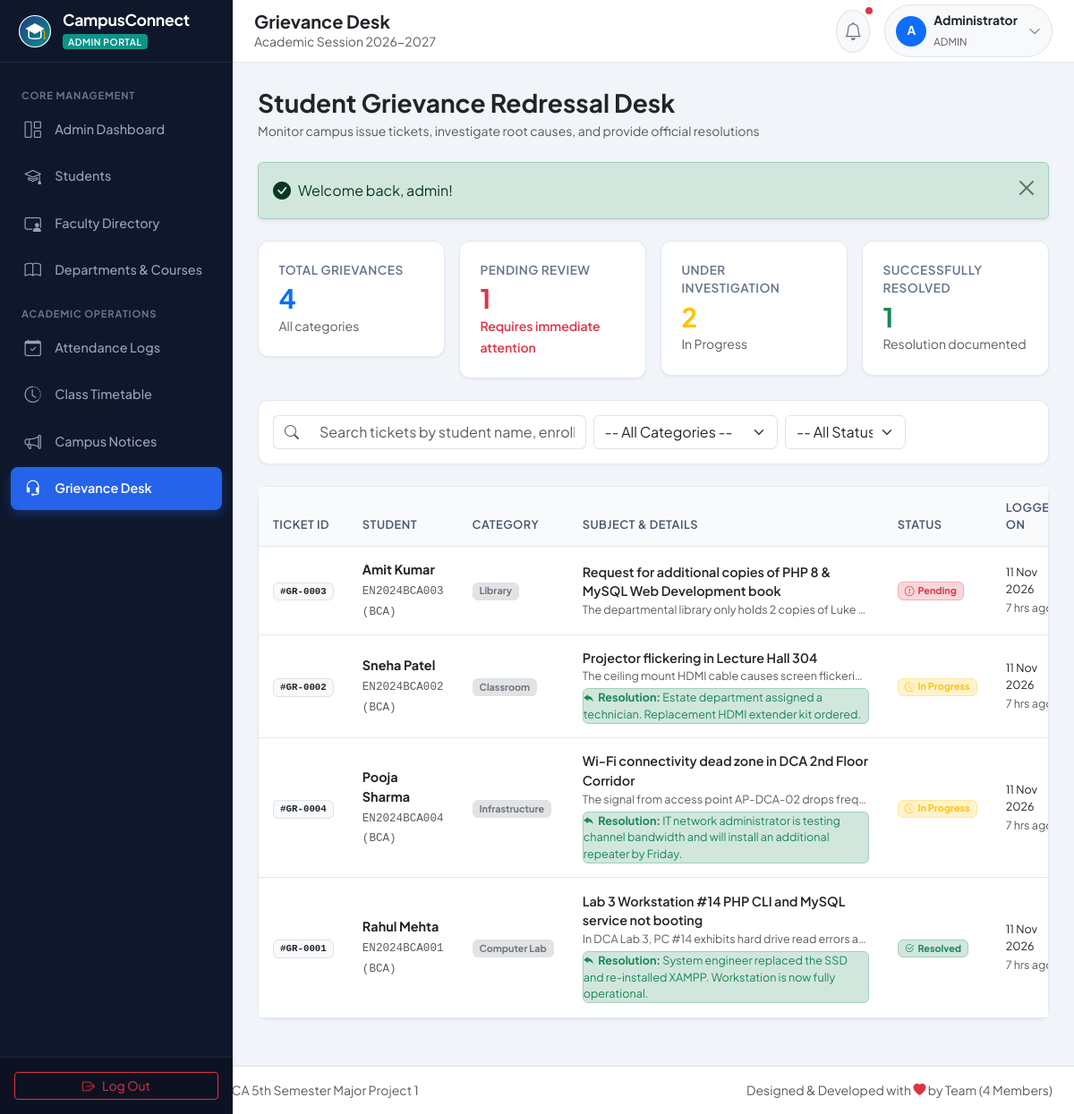
/admin/complaints.php (signed in), run on the app's committed database.
### tables this page shows
CREATE TABLE `complaints` (
  `id` INT AUTO_INCREMENT PRIMARY KEY,
  `student_id` INT NOT NULL,
  `category` ENUM('Infrastructure', 'Classroom', 'Faculty', 'Library', 'Computer Lab', 'Other') NOT NULL,
  `subject` VARCHAR(150) NOT NULL,
  `description` TEXT NOT NULL,
  `status` ENUM('Pending', 'In Progress', 'Resolved') NOT NULL DEFAULT 'Pending',
  `admin_remarks` TEXT NULL,
  `created_at` TIMESTAMP NOT NULL DEFAULT CURRENT_TIMESTAMP,
  `updated_at` TIMESTAMP NOT NULL DEFAULT CURRENT_TIMESTAMP ON UPDATE CURRENT_TIMESTAMP,
  CONSTRAINT `fk_complaint_student` FOREIGN KEY (`student_id`) REFERENCES `students` (`id`) ON DELETE CASCADE,
  INDEX `idx_complaint_status` (`status`),
  INDEX `idx_complaint_cat` (`category`)
);

CREATE TABLE `students` (
  `id` INT AUTO_INCREMENT PRIMARY KEY,
  `user_id` INT NOT NULL UNIQUE,
  `enrollment_no` VARCHAR(40) NOT NULL UNIQUE,
  `first_name` VARCHAR(60) NOT NULL,
  `last_name` VARCHAR(60) NOT NULL,
  `email` VARCHAR(100) NOT NULL UNIQUE,
  `phone` VARCHAR(20) NULL,
  `gender` ENUM('Male', 'Female', 'Other') NOT NULL,
  `dob` DATE NULL,
  `course_id` INT NOT NULL,
  `current_semester` INT NOT NULL DEFAULT 1,
  `academic_year` VARCHAR(20) NOT NULL DEFAULT '2026-2027',
  `address` TEXT NULL,
  `profile_pic` VARCHAR(255) DEFAULT 'default_student.png',
  `created_at` TIMESTAMP NOT NULL DEFAULT CURRENT_TIMESTAMP,
  CONSTRAINT `fk_students_user` FOREIGN KEY (`user_id`) REFERENCES `users` (`id`) ON DELETE CASCADE,
  CONSTRAINT `fk_students_course` FOREIGN KEY (`course_id`) REFERENCES `courses` (`id`) ON DELETE RESTRICT,
  INDEX `idx_students_class` (`course_id`, `current_semester`)
);

CREATE TABLE `courses` (
  `id` INT AUTO_INCREMENT PRIMARY KEY,
  `dept_id` INT NOT NULL,
  `course_name` VARCHAR(120) NOT NULL,
  `course_code` VARCHAR(30) NOT NULL UNIQUE,
  `duration_years` INT NOT NULL DEFAULT 3,
  `total_semesters` INT NOT NULL DEFAULT 6,
  `created_at` TIMESTAMP NOT NULL DEFAULT CURRENT_TIMESTAMP,
  CONSTRAINT `fk_courses_dept` FOREIGN KEY (`dept_id`) REFERENCES `departments` (`id`) ON DELETE CASCADE
);

### admin/complaints.php (the view, shortened to what this page needs)
<?php
require_once __DIR__ . '/../includes/auth.php';
require_once __DIR__ . '/../includes/functions.php';
$query = "
    SELECT c.*, s.first_name, s.last_name, s.enrollment_no, s.email as student_email, s.phone as student_phone,
           cr.course_code
    FROM complaints c
    JOIN students s ON c.student_id = s.id
    JOIN courses cr ON s.course_id = cr.id
    WHERE 1=1
";
$params = [];
$query .= " ORDER BY FIELD(c.status, 'Pending', 'In Progress', 'Resolved'), c.created_at DESC";
$stmt = $pdo->prepare($query);
$stmt->execute($params);
$complaints = $stmt->fetchAll();
$totalComplaints = $pdo->query("SELECT COUNT(*) FROM complaints")->fetchColumn();
$pendingCount = $pdo->query("SELECT COUNT(*) FROM complaints WHERE status = 'Pending'")->fetchColumn();
$inProgressCount = $pdo->query("SELECT COUNT(*) FROM complaints WHERE status = 'In Progress'")->fetchColumn();
$resolvedCount = $pdo->query("SELECT COUNT(*) FROM complaints WHERE status = 'Resolved'")->fetchColumn();
require_once __DIR__ . '/../includes/header.php';
require_once __DIR__ . '/../includes/sidebar.php';
?>
<div class="main-wrapper">
    <div class="page-content">
        <div class="d-flex flex-column flex-md-row justify-content-between align-items-md-center gap-3 mb-4">
            <div>
                <h3 class="fw-bold text-dark mb-1">Student Grievance Redressal Desk</h3>
                <p class="text-muted small mb-0">Monitor campus issue tickets, investigate root causes, and provide official resolutions</p>
            </div>
        </div>
        <?php display_flash(); ?>
        <div class="row g-3 mb-4">
            <div class="col-md-3">
                <div class="stat-card">
                    <div class="stat-label">Total Grievances</div>
                    <div class="stat-value text-primary mt-1"><?= $totalComplaints ?></div>
                    <small class="text-muted">All categories</small>
                </div>
            </div>
            <div class="col-md-3">
                <div class="stat-card">
                    <div class="stat-label">Pending Review</div>
                    <div class="stat-value text-danger mt-1"><?= $pendingCount ?></div>
                    <small class="text-danger fw-semibold">Requires immediate attention</small>
                </div>
            </div>
            <div class="col-md-3">
                <div class="stat-card">
                    <div class="stat-label">Under Investigation</div>
                    <div class="stat-value text-warning mt-1"><?= $inProgressCount ?></div>
                    <small class="text-muted">In Progress</small>
                </div>
            </div>
            <div class="col-md-3">
                <div class="stat-card">
                    <div class="stat-label">Successfully Resolved</div>
                    <div class="stat-value text-success mt-1"><?= $resolvedCount ?></div>
                    <small class="text-muted">Resolution documented</small>
                </div>
            </div>
        </div>
        <div class="app-card p-3 mb-4">
            <form method="GET" action="complaints.php" class="row g-2 align-items-center">
                <div class="col-md-5">
                    <div class="input-group">
                        <span class="input-group-text bg-white border-end-0 text-muted"><i class="bi bi-search"></i></span>
                        <input type="text" class="form-control border-start-0" data-table-search="complaintsTable"
                               placeholder="Search tickets by student name, enrollment no, or subject...">
                    </div>
                </div>
                <div class="col-md-3">
                    <select name="category" class="form-select" onchange="this.form.submit()">
                        <option value="">-- All Categories --</option>
                    </select>
                </div>
                <div class="col-md-2">
                    <select name="status" class="form-select" onchange="this.form.submit()">
                        <option value="">-- All Statuses --</option>
                    </select>
                </div>
            </form>
        </div>
        <div class="app-card">
            <div class="table-responsive">
                <table class="table table-custom align-middle" id="complaintsTable">
                    <thead>
                        <tr>
                            <th>Ticket ID</th>
                            <th>Student</th>
                            <th>Category</th>
                            <th>Subject &amp; Details</th>
                            <th>Status</th>
                            <th>Logged On</th>
                        </tr>
                    </thead>
                    <tbody>
                        <?php if (empty($complaints)): ?>
                            <tr class="no-records-row">
                                <td colspan="7" class="text-center py-5 text-muted">
                                    <i class="bi bi-patch-check display-5 d-block mb-2 text-success opacity-50"></i>
                                    No student grievances matching the selected filter.
                                </td>
                            </tr>
                        <?php else: ?>
                            <?php foreach ($complaints as $c): ?>
                                <tr>
                                    <td>
                                        <span class="badge bg-light text-dark border font-monospace">
                                            #GR-<?= str_pad($c['id'], 4, '0', STR_PAD_LEFT) ?>
                                        </span>
                                    </td>
                                    <td>
                                        <div class="fw-bold text-dark"><?= e($c['first_name'] . ' ' . $c['last_name']) ?></div>
                                        <small class="text-muted font-monospace"><?= e($c['enrollment_no']) ?> (<?= e($c['course_code']) ?>)</small>
                                    </td>
                                    <td>
                                        <span class="badge bg-secondary-subtle text-secondary border">
                                            <?= e($c['category']) ?>
                                        </span>
                                    </td>
                                    <td>
                                        <div class="fw-semibold text-dark"><?= e($c['subject']) ?></div>
                                        <small class="text-muted d-block text-truncate" style="max-width: 320px;">
                                            <?= e($c['description']) ?>
                                        </small>
                                        <?php if (!empty($c['admin_remarks'])): ?>
                                            <div class="mt-1 small text-success bg-success-subtle p-1.5 rounded border border-success-subtle">
                                                <i class="bi bi-reply-fill me-1"></i><strong>Resolution:</strong> <?= e($c['admin_remarks']) ?>
                                            </div>
                                        <?php endif; ?>
                                    </td>
                                    <td><?= get_status_badge($c['status']) ?></td>
                                    <td>
                                        <div class="small text-dark"><?= format_date($c['created_at']) ?></div>
                                        <small class="text-muted"><?= time_ago($c['created_at']) ?></small>
                                    </td>
                                </tr>
                            <?php endforeach; ?>
                        <?php endif; ?>
                    </tbody>
                </table>
            </div>
        </div>
    </div>
<?php require_once __DIR__ . '/../includes/footer.php'; ?>

### includes/functions.php (shortened to what this page needs)
<?php
function e($string) {
    return htmlspecialchars((string)$string, ENT_QUOTES, 'UTF-8');
}
function display_flash() {
    if (isset($_SESSION['flash_message'])) {
        $type = $_SESSION['flash_type'] ?? 'info';
        $message = $_SESSION['flash_message'];
        $icons = [
            'success' => 'bi-check-circle-fill',
            'danger'  => 'bi-exclamation-triangle-fill',
            'warning' => 'bi-exclamation-circle-fill',
            'info'    => 'bi-info-circle-fill'
        ];
        $icon = $icons[$type] ?? 'bi-info-circle-fill';
        echo '<div class="alert alert-' . e($type) . ' alert-dismissible fade show d-flex align-items-center shadow-sm mb-4" role="alert">';
        echo '  <i class="bi ' . $icon . ' me-2 fs-5 flex-shrink-0"></i>';
        echo '  <div class="flex-grow-1">' . e($message) . '</div>';
        echo '  <button type="button" class="btn-close" data-bs-dismiss="alert" aria-label="Close"></button>';
        echo '</div>';
    }
}
function format_date($date, $format = 'd M Y') {
    return date($format, strtotime($date));
}
function time_ago($datetime) {
    $time = strtotime($datetime);
    $diff = time() - $time;
    if ($diff < 60) {
        return 'Just now';
    } elseif ($diff < 3600) {
        $mins = round($diff / 60);
        return $mins . ' min' . ($mins > 1 ? 's' : '') . ' ago';
    } elseif ($diff < 86400) {
        $hours = round($diff / 3600);
        return $hours . ' hr' . ($hours > 1 ? 's' : '') . ' ago';
    } elseif ($diff < 604800) {
        $days = round($diff / 86400);
        return $days . ' day' . ($days > 1 ? 's' : '') . ' ago';
    } else {
        return date('d M Y', $time);
    }
}
function get_status_badge($status) {
    switch (strtolower(trim($status))) {
        case 'present':
        case 'resolved':
        case 'graded':
        case 'active':
            return '<span class="badge bg-success-subtle text-success border border-success-subtle px-2.5 py-1.5"><i class="bi bi-check2-circle me-1"></i>' . e($status) . '</span>';
        case 'in progress':
        case 'submitted':
        case 'late':
            return '<span class="badge bg-warning-subtle text-warning border border-warning-subtle px-2.5 py-1.5"><i class="bi bi-clock-history me-1"></i>' . e($status) . '</span>';
        case 'pending':
        case 'absent':
        case 'inactive':
        case 'resubmission':
            return '<span class="badge bg-danger-subtle text-danger border border-danger-subtle px-2.5 py-1.5"><i class="bi bi-exclamation-circle me-1"></i>' . e($status) . '</span>';
    }
}

### assets/css/style.css (style rules this page uses)
:root { --primary-color: #1e3a8a; --primary-hover: #1e40af; --secondary-color: #2563eb; --accent-color: #0d9488; --accent-hover: #0f766e; --bg-main: #f1f5f9; --card-bg: #ffffff; --sidebar-bg: #0f172a; --sidebar-hover: #1e293b; --sidebar-active: #2563eb; --text-dark: #0f172a; --text-muted: #64748b; --border-color: #e2e8f0; --font-family: 'Plus Jakarta Sans', system-ui, -apple-system, sans-serif; --topbar-height: 70px; --sidebar-width: 260px; }
body { font-family: var(--font-family); background-color: var(--bg-main); color: var(--text-dark); min-height: 100vh; margin: 0; padding: 0; overflow-x: hidden; }
.main-wrapper { margin-left: var(--sidebar-width); padding-top: var(--topbar-height); min-height: 100vh; display: flex; flex-direction: column; transition: margin-left 0.3s ease; }
.page-content { padding: 1.75rem; flex-grow: 1; }
.stat-card { background: var(--card-bg); border-radius: 12px; border: 1px solid var(--border-color); padding: 1.4rem; box-shadow: 0 1px 3px 0 rgba(0, 0, 0, 0.05), 0 1px 2px -1px rgba(0, 0, 0, 0.05); transition: transform 0.2s ease, box-shadow 0.2s ease; position: relative; overflow: hidden; }
.stat-card .stat-value { font-size: 1.85rem; font-weight: 700; color: var(--text-dark); line-height: 1.2; }
.stat-card .stat-label { color: var(--text-muted); font-size: 0.85rem; font-weight: 600; text-transform: uppercase; letter-spacing: 0.5px; }
.app-card { background: var(--card-bg); border-radius: 12px; border: 1px solid var(--border-color); box-shadow: 0 1px 3px 0 rgba(0, 0, 0, 0.05); margin-bottom: 1.5rem; }
.table-custom { margin-bottom: 0; }
.table-custom thead th { background-color: #f8fafc; color: #475569; font-weight: 600; font-size: 0.8rem; text-transform: uppercase; letter-spacing: 0.5px; border-bottom: 1px solid var(--border-color); padding: 0.85rem 1rem; }
.table-custom tbody td { padding: 0.95rem 1rem; vertical-align: middle; color: #1e293b; font-size: 0.9rem; border-bottom: 1px solid var(--border-color); }

### data on the page
complaints: id "0003", student.last_name "Amit Kumar", student.enrollment_no "EN2024BCA003", courses.course_code "BCA", category "Library", subject "Request for additional copies of PHP 8 & MySQL Web Development book", description "The departmental library only holds 2 copies of Luke…", status "Pending", created_at "11 Nov 2026", created_at "7 hrs…"
complaints: id "0002", student.last_name "Sneha Patel", student.enrollment_no "EN2024BCA002", courses.course_code "BCA", category "Classroom", subject "Projector flickering in Lecture Hall 304", description "The ceiling mount HDMI cable causes screen flickeri…", admin_remarks "Estate department assigned a technician. Replacement HDMI extender kit ordered.", status "In Progress", created_at "11 Nov 2026", created_at "7 hrs…"
complaints: id "0004", student.last_name "Pooja Sharma", student.enrollment_no "EN2024BCA004", courses.course_code "BCA", category "Infrastructure", subject "Wi-Fi connectivity dead zone in DCA 2nd Floor Corridor", description "The signal from access point AP-DCA-02 drops freq…", admin_remarks "IT network administrator is testing channel bandwidth and will install an additional repeater by Friday.", status "In Progress", created_at "11 Nov 2026", created_at "7 hrs…"
complaints: id "0001", student.last_name "Rahul Mehta", student.enrollment_no "EN2024BCA001", courses.course_code "BCA", category "Computer Lab", subject "Lab 3 Workstation #14 PHP CLI and MySQL service not booting", description "In DCA Lab 3, PC #14 exhibits hard drive read errors a…", admin_remarks "System engineer replaced the SSD and re-installed XAMPP. Workstation is now fully operational.", status "Resolved", created_at "11 Nov 2026", created_at "7 hrs…"

### other printed values
$pageTitle "Grievance Desk"
$currentUser['full_name'] "Administrator"
$currentRole "ADMIN"
$message "Welcome back, admin!"
$totalComplaints "4"
$pendingCount "1"
$inProgressCount "2"
$resolvedCount "1"
